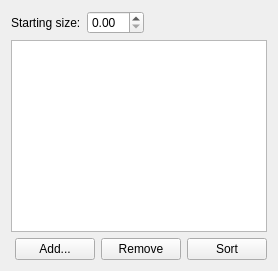
        <widget class="QWidget" name="sizeNumericPage"><layout class="QVBoxLayout" name="sizeNumericPageLayout">
         <item><layout class="QFormLayout" name="sizeValuesLayout"><property name="fieldGrowthPolicy"><enum>QFormLayout::FieldsStayAtSizeHint</enum></property><item row="0" column="0"><widget class="QLabel" name="sizeStartLabel"><property name="text"><string>Starting size:</string></property><property name="sizePolicy"><sizepolicy hsizetype="Maximum" vsizetype="Preferred"><horstretch>0</horstretch><verstretch>0</verstretch></sizepolicy></property></widget></item><item row="0" column="1"><widget class="QDoubleSpinBox" name="sizeStartSpin"><property name="maximumSize"><size><width>210</width><height>16777215</height></size></property></widget></item></layout></item>
         <item><widget class="QTableWidget" name="sizeKeysTable"><property name="minimumSize"><size><width>0</width><height>160</height></size></property><property name="maximumSize"><size><width>16777215</width><height>200</height></size></property></widget></item>
         <item><layout class="QHBoxLayout" name="sizeButtonsLayout"><item><spacer name="sizeButtonSpacer"><property name="orientation"><enum>Qt::Horizontal</enum></property><property name="sizeHint" stdset="0"><size><width>0</width><height>0</height></size></property></spacer></item><item><widget class="QPushButton" name="sizeAddButton"><property name="text"><string>Add...</string></property><property name="sizePolicy"><sizepolicy hsizetype="Maximum" vsizetype="Preferred"><horstretch>0</horstretch><verstretch>0</verstretch></sizepolicy></property></widget></item><item><widget class="QPushButton" name="sizeRemoveButton"><property name="text"><string>Remove</string></property><property name="sizePolicy"><sizepolicy hsizetype="Maximum" vsizetype="Preferred"><horstretch>0</horstretch><verstretch>0</verstretch></sizepolicy></property></widget></item><item><widget class="QPushButton" name="sizeSortButton"><property name="text"><string>Sort</string></property><property name="sizePolicy"><sizepolicy hsizetype="Maximum" vsizetype="Preferred"><horstretch>0</horstretch><verstretch>0</verstretch></sizepolicy></property></widget></item></layout></item>
        </layout></widget>
